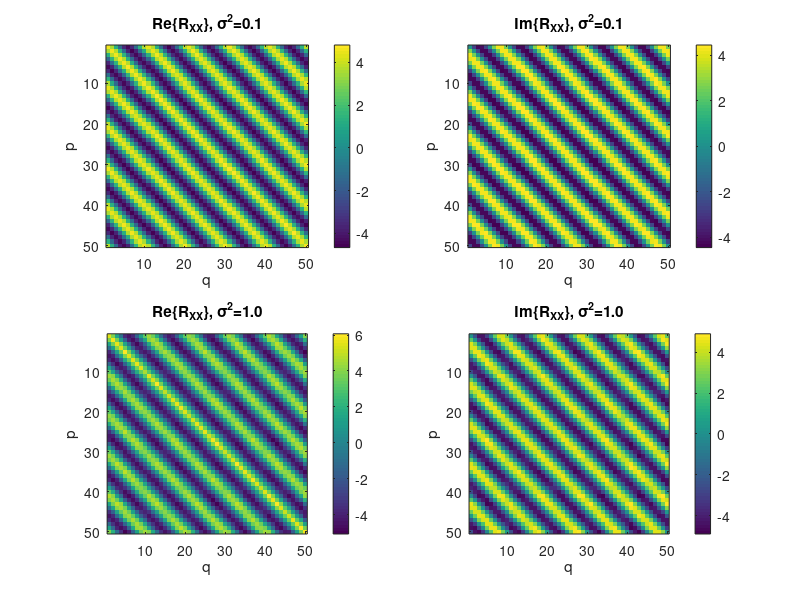

Reproduce this figure in MATLAB.
clear; clc;

% parameters
N      = 100;         % number of realizations
M      = 50;          % length of each realization
A      = 3/sqrt(2);   % amplitude factor
omega  = pi/5;        % signal frequency

% Two noise variances 
sigma2_list = [0.1, 1.0];

% Prepare a 2×2 figure
figure;
for k = 1:length(sigma2_list)
    sigma2 = sigma2_list(k);

    % Generate realizations
    X = zeros(N, M);
    for i = 1:N
        phi    = (2*rand - 1)*pi;  % random phase 
        n      = 0:(M-1);
        s      = A * exp(1j*(omega*n + phi));               
        w      = sqrt(sigma2/2)*(randn(1,M) + 1j*randn(1,M));
        X(i,:) = s + w;
    end

    % Estimate autocorrelation matrix Rxx 
    Rxx = (X.' * conj(X)) / N;

    % Real part subplot
    subplot(2,2,(k-1)*2 + 1);
    imagesc(real(Rxx));
    axis square; colorbar;
    title(sprintf('Re\\{R_{XX}\\}, \\sigma^2=%.1f', sigma2));
    xlabel('q'); ylabel('p');

    % Imaginary part subplot
    subplot(2,2,(k-1)*2 + 2);
    imagesc(imag(Rxx));
    axis square; colorbar;
    title(sprintf('Im\\{R_{XX}\\}, \\sigma^2=%.1f', sigma2));
    xlabel('q'); ylabel('p');
end
